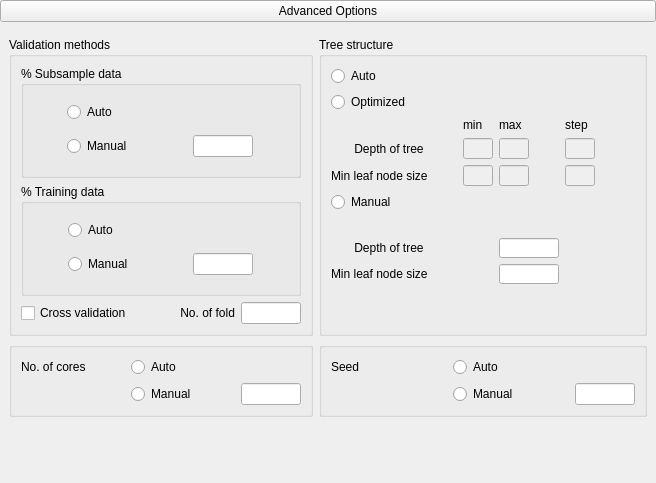
    <widget class="QWidget" name="advancedBox" native="true">
     <layout class="QGridLayout" name="gridLayout_2">
      <property name="leftMargin">
       <number>0</number>
      </property>
      <property name="topMargin">
       <number>0</number>
      </property>
      <property name="rightMargin">
       <number>0</number>
      </property>
      <item row="3" column="0" rowspan="2" colspan="2">
       <widget class="QWidget" name="advancedOptions" native="true">
        <layout class="QGridLayout" name="gridLayout_7">
         <item row="2" column="0">
          <widget class="GroupBox" name="bayesFactorType_4">
           <property name="title">
            <string>Validation methods</string>
           </property>
           <property name="flat">
            <bool>false</bool>
           </property>
           <layout class="QGridLayout" name="gridLayout_21">
            <item row="1" column="0" colspan="3">
             <widget class="BoundGroupBox" name="testBox">
              <property name="title">
               <string>% Training data</string>
              </property>
              <layout class="QGridLayout" name="gridLayout_13">
               <item row="4" column="0">
                <widget class="QRadioButton" name="manual_percentageTrain">
                 <property name="maximumSize">
                  <size>
                   <width>84</width>
                   <height>16777215</height>
                  </size>
                 </property>
                 <property name="text">
                  <string>Manual </string>
                 </property>
                </widget>
               </item>
               <item row="3" column="0">
                <widget class="QRadioButton" name="auto_percentageTrain">
                 <property name="text">
                  <string>Auto</string>
                 </property>
                </widget>
               </item>
               <item row="4" column="1">
                <widget class="BoundTextBox" name="value_percentageTraining">
                 <property name="enabled">
                  <bool>true</bool>
                 </property>
                 <property name="sizePolicy">
                  <sizepolicy hsizetype="Fixed" vsizetype="Preferred">
                   <horstretch>0</horstretch>
                   <verstretch>0</verstretch>
                  </sizepolicy>
                 </property>
                 <property name="minimumSize">
                  <size>
                   <width>60</width>
                   <height>0</height>
                  </size>
                 </property>
                 <property name="maximumSize">
                  <size>
                   <width>60</width>
                   <height>16777215</height>
                  </size>
                 </property>
                </widget>
               </item>
              </layout>
             </widget>
            </item>
            <item row="3" column="0">
             <widget class="BoundCheckBox" name="methodCV">
              <property name="minimumSize">
               <size>
                <width>140</width>
                <height>0</height>
               </size>
              </property>
              <property name="text">
               <string>Cross validation</string>
              </property>
             </widget>
            </item>
            <item row="0" column="0" colspan="3">
             <widget class="BoundGroupBox" name="OOBBox">
              <property name="title">
               <string>% Subsample data</string>
              </property>
              <property name="flat">
               <bool>false</bool>
              </property>
              <layout class="QGridLayout" name="gridLayout_20">
               <item row="11" column="0">
                <widget class="QRadioButton" name="manual_subsample">
                 <property name="text">
                  <string>Manual</string>
                 </property>
                </widget>
               </item>
               <item row="1" column="0">
                <widget class="QRadioButton" name="auto_subsample">
                 <property name="minimumSize">
                  <size>
                   <width>86</width>
                   <height>0</height>
                  </size>
                 </property>
                 <property name="maximumSize">
                  <size>
                   <width>86</width>
                   <height>16777215</height>
                  </size>
                 </property>
                 <property name="text">
                  <string>Auto </string>
                 </property>
                </widget>
               </item>
               <item row="11" column="1">
                <widget class="BoundTextBox" name="value_subsample">
                 <property name="enabled">
                  <bool>true</bool>
                 </property>
                 <property name="sizePolicy">
                  <sizepolicy hsizetype="Fixed" vsizetype="Preferred">
                   <horstretch>0</horstretch>
                   <verstretch>0</verstretch>
                  </sizepolicy>
                 </property>
                 <property name="minimumSize">
                  <size>
                   <width>60</width>
                   <height>0</height>
                  </size>
                 </property>
                 <property name="maximumSize">
                  <size>
                   <width>60</width>
                   <height>16777215</height>
                  </size>
                 </property>
                </widget>
               </item>
              </layout>
             </widget>
            </item>
            <item row="3" column="1">
             <widget class="QLabel" name="label_9">
              <property name="enabled">
               <bool>true</bool>
              </property>
              <property name="maximumSize">
               <size>
                <width>80</width>
                <height>16777215</height>
               </size>
              </property>
              <property name="text">
               <string>    No. of fold</string>
              </property>
             </widget>
            </item>
            <item row="3" column="2">
             <widget class="BoundTextBox" name="value_numberOfFold">
              <property name="enabled">
               <bool>true</bool>
              </property>
              <property name="sizePolicy">
               <sizepolicy hsizetype="Fixed" vsizetype="Preferred">
                <horstretch>0</horstretch>
                <verstretch>0</verstretch>
               </sizepolicy>
              </property>
              <property name="minimumSize">
               <size>
                <width>60</width>
                <height>0</height>
               </size>
              </property>
              <property name="maximumSize">
               <size>
                <width>60</width>
                <height>16777215</height>
               </size>
              </property>
             </widget>
            </item>
           </layout>
          </widget>
         </item>
         <item row="7" column="0">
          <widget class="QWidget" name="widget_3" native="true">
           <widget class="QWidget" name="widget_4" native="true">
            <property name="geometry">
             <rect>
              <x>80</x>
              <y>0</y>
              <width>10</width>
              <height>16</height>
             </rect>
            </property>
            <property name="minimumSize">
             <size>
              <width>10</width>
              <height>0</height>
             </size>
            </property>
            <property name="maximumSize">
             <size>
              <width>10</width>
              <height>16777215</height>
             </size>
            </property>
           </widget>
           <widget class="QWidget" name="widget_5" native="true">
            <property name="geometry">
             <rect>
              <x>110</x>
              <y>50</y>
              <width>120</width>
              <height>80</height>
             </rect>
            </property>
           </widget>
          </widget>
         </item>
         <item row="4" column="3">
          <widget class="BoundGroupBox" name="seedBox">
           <property name="title">
            <string/>
           </property>
           <property name="flat">
            <bool>false</bool>
           </property>
           <layout class="QGridLayout" name="gridLayout_19">
            <item row="0" column="1">
             <widget class="QRadioButton" name="auto_seed">
              <property name="text">
               <string>Auto</string>
              </property>
             </widget>
            </item>
            <item row="1" column="2">
             <widget class="BoundTextBox" name="value_seed">
              <property name="enabled">
               <bool>true</bool>
              </property>
              <property name="sizePolicy">
               <sizepolicy hsizetype="Fixed" vsizetype="Preferred">
                <horstretch>0</horstretch>
                <verstretch>0</verstretch>
               </sizepolicy>
              </property>
              <property name="minimumSize">
               <size>
                <width>60</width>
                <height>0</height>
               </size>
              </property>
              <property name="maximumSize">
               <size>
                <width>60</width>
                <height>16777215</height>
               </size>
              </property>
             </widget>
            </item>
            <item row="0" column="0">
             <widget class="QLabel" name="label_15">
              <property name="text">
               <string>Seed</string>
              </property>
             </widget>
            </item>
            <item row="1" column="1">
             <widget class="QRadioButton" name="manual_seed">
              <property name="text">
               <string>Manual</string>
              </property>
             </widget>
            </item>
           </layout>
          </widget>
         </item>
         <item row="4" column="0">
          <widget class="BoundGroupBox" name="coreBox">
           <property name="title">
            <string/>
           </property>
           <property name="flat">
            <bool>false</bool>
           </property>
           <layout class="QGridLayout" name="gridLayout_10">
            <item row="0" column="1">
             <widget class="QRadioButton" name="auto_numberOfCore">
              <property name="text">
               <string>Auto</string>
              </property>
             </widget>
            </item>
            <item row="1" column="2">
             <widget class="BoundTextBox" name="value_numberOfCore">
              <property name="enabled">
               <bool>true</bool>
              </property>
              <property name="sizePolicy">
               <sizepolicy hsizetype="Fixed" vsizetype="Preferred">
                <horstretch>0</horstretch>
                <verstretch>0</verstretch>
               </sizepolicy>
              </property>
              <property name="minimumSize">
               <size>
                <width>60</width>
                <height>0</height>
               </size>
              </property>
              <property name="maximumSize">
               <size>
                <width>60</width>
                <height>16777215</height>
               </size>
              </property>
             </widget>
            </item>
            <item row="0" column="0">
             <widget class="QLabel" name="label_14">
              <property name="text">
               <string>No. of cores</string>
              </property>
             </widget>
            </item>
            <item row="1" column="1">
             <widget class="QRadioButton" name="manual_numberOfCore">
              <property name="text">
               <string>Manual</string>
              </property>
             </widget>
            </item>
           </layout>
          </widget>
         </item>
         <item row="7" column="3">
          <spacer name="verticalSpacer_6">
           <property name="orientation">
            <enum>Qt::Vertical</enum>
           </property>
           <property name="sizeHint" stdset="0">
            <size>
             <width>20</width>
             <height>40</height>
            </size>
           </property>
          </spacer>
         </item>
         <item row="2" column="3">
          <widget class="BoundGroupBox" name="TreeStructureBox">
           <property name="minimumSize">
            <size>
             <width>325</width>
             <height>285</height>
            </size>
           </property>
           <property name="title">
            <string>Tree structure</string>
           </property>
           <layout class="QGridLayout" name="gridLayout_14">
            <item row="5" column="4">
             <widget class="BoundTextBox" name="value_MinTermNodeSideMax">
              <property name="enabled">
               <bool>false</bool>
              </property>
              <property name="minimumSize">
               <size>
                <width>30</width>
                <height>21</height>
               </size>
              </property>
              <property name="maximumSize">
               <size>
                <width>30</width>
                <height>21</height>
               </size>
              </property>
             </widget>
            </item>
            <item row="6" column="1">
             <widget class="QRadioButton" name="manual_TS">
              <property name="text">
               <string>Manual</string>
              </property>
             </widget>
            </item>
            <item row="8" column="1" colspan="3">
             <widget class="QLabel" name="label_16">
              <property name="enabled">
               <bool>true</bool>
              </property>
              <property name="text">
               <string>       Depth of tree</string>
              </property>
             </widget>
            </item>
            <item row="5" column="5">
             <widget class="BoundTextBox" name="value_MinTermNodeSideStep">
              <property name="enabled">
               <bool>false</bool>
              </property>
              <property name="minimumSize">
               <size>
                <width>30</width>
                <height>21</height>
               </size>
              </property>
              <property name="maximumSize">
               <size>
                <width>30</width>
                <height>21</height>
               </size>
              </property>
             </widget>
            </item>
            <item row="4" column="5">
             <widget class="BoundTextBox" name="value_depthOfTreeStep">
              <property name="enabled">
               <bool>false</bool>
              </property>
              <property name="minimumSize">
               <size>
                <width>30</width>
                <height>21</height>
               </size>
              </property>
              <property name="maximumSize">
               <size>
                <width>30</width>
                <height>21</height>
               </size>
              </property>
             </widget>
            </item>
            <item row="9" column="4">
             <widget class="BoundTextBox" name="value_MinTermNodeSide">
              <property name="enabled">
               <bool>true</bool>
              </property>
              <property name="sizePolicy">
               <sizepolicy hsizetype="Fixed" vsizetype="Preferred">
                <horstretch>0</horstretch>
                <verstretch>0</verstretch>
               </sizepolicy>
              </property>
              <property name="minimumSize">
               <size>
                <width>60</width>
                <height>20</height>
               </size>
              </property>
              <property name="maximumSize">
               <size>
                <width>60</width>
                <height>20</height>
               </size>
              </property>
             </widget>
            </item>
            <item row="1" column="1">
             <widget class="QRadioButton" name="auto_TS">
              <property name="text">
               <string>Auto</string>
              </property>
             </widget>
            </item>
            <item row="2" column="1">
             <widget class="QRadioButton" name="optimized_TS">
              <property name="text">
               <string>Optimized</string>
              </property>
             </widget>
            </item>
            <item row="9" column="1" colspan="3">
             <widget class="QLabel" name="label_20">
              <property name="text">
               <string>Min leaf node size</string>
              </property>
             </widget>
            </item>
            <item row="5" column="3">
             <widget class="BoundTextBox" name="value_MinTermNodeSideMin">
              <property name="enabled">
               <bool>false</bool>
              </property>
              <property name="minimumSize">
               <size>
                <width>30</width>
                <height>21</height>
               </size>
              </property>
              <property name="maximumSize">
               <size>
                <width>30</width>
                <height>21</height>
               </size>
              </property>
             </widget>
            </item>
            <item row="3" column="3">
             <widget class="QLabel" name="label_7">
              <property name="text">
               <string>min</string>
              </property>
             </widget>
            </item>
            <item row="8" column="4">
             <widget class="BoundTextBox" name="value_depthOfTree">
              <property name="enabled">
               <bool>true</bool>
              </property>
              <property name="sizePolicy">
               <sizepolicy hsizetype="Fixed" vsizetype="Preferred">
                <horstretch>0</horstretch>
                <verstretch>0</verstretch>
               </sizepolicy>
              </property>
              <property name="minimumSize">
               <size>
                <width>60</width>
                <height>20</height>
               </size>
              </property>
              <property name="maximumSize">
               <size>
                <width>60</width>
                <height>20</height>
               </size>
              </property>
             </widget>
            </item>
            <item row="5" column="1">
             <widget class="QLabel" name="label_12">
              <property name="minimumSize">
               <size>
                <width>110</width>
                <height>0</height>
               </size>
              </property>
              <property name="maximumSize">
               <size>
                <width>110</width>
                <height>16777215</height>
               </size>
              </property>
              <property name="text">
               <string>Min leaf node size</string>
              </property>
             </widget>
            </item>
            <item row="3" column="4">
             <widget class="QLabel" name="label_10">
              <property name="text">
               <string>max</string>
              </property>
             </widget>
            </item>
            <item row="3" column="5">
             <widget class="QLabel" name="label_11">
              <property name="text">
               <string>step</string>
              </property>
             </widget>
            </item>
            <item row="4" column="3">
             <widget class="BoundTextBox" name="value_depthOfTreeMin">
              <property name="enabled">
               <bool>false</bool>
              </property>
              <property name="minimumSize">
               <size>
                <width>30</width>
                <height>21</height>
               </size>
              </property>
              <property name="maximumSize">
               <size>
                <width>30</width>
                <height>21</height>
               </size>
              </property>
             </widget>
            </item>
            <item row="7" column="4">
             <widget class="QLabel" name="label_13">
              <property name="text">
               <string/>
              </property>
             </widget>
            </item>
            <item row="10" column="3">
             <spacer name="verticalSpacer_2">
              <property name="orientation">
               <enum>Qt::Vertical</enum>
              </property>
              <property name="sizeHint" stdset="0">
               <size>
                <width>20</width>
                <height>40</height>
               </size>
              </property>
             </spacer>
            </item>
            <item row="4" column="4">
             <widget class="BoundTextBox" name="value_depthOfTreeMax">
              <property name="enabled">
               <bool>false</bool>
              </property>
              <property name="minimumSize">
               <size>
                <width>30</width>
                <height>21</height>
               </size>
              </property>
              <property name="maximumSize">
               <size>
                <width>30</width>
                <height>21</height>
               </size>
              </property>
             </widget>
            </item>
            <item row="4" column="1">
             <widget class="QLabel" name="label_8">
              <property name="minimumSize">
               <size>
                <width>120</width>
                <height>0</height>
               </size>
              </property>
              <property name="maximumSize">
               <size>
                <width>190</width>
                <height>16777215</height>
               </size>
              </property>
              <property name="text">
               <string>       Depth of tree</string>
              </property>
             </widget>
            </item>
            <item row="4" column="6">
             <spacer name="horizontalSpacer">
              <property name="orientation">
               <enum>Qt::Horizontal</enum>
              </property>
              <property name="sizeType">
               <enum>QSizePolicy::Ignored</enum>
              </property>
              <property name="sizeHint" stdset="0">
               <size>
                <width>40</width>
                <height>20</height>
               </size>
              </property>
             </spacer>
            </item>
            <item row="8" column="6">
             <spacer name="horizontalSpacer_2">
              <property name="orientation">
               <enum>Qt::Horizontal</enum>
              </property>
              <property name="sizeType">
               <enum>QSizePolicy::Ignored</enum>
              </property>
              <property name="sizeHint" stdset="0">
               <size>
                <width>40</width>
                <height>20</height>
               </size>
              </property>
             </spacer>
            </item>
            <item row="1" column="6">
             <spacer name="horizontalSpacer_3">
              <property name="orientation">
               <enum>Qt::Horizontal</enum>
              </property>
              <property name="sizeHint" stdset="0">
               <size>
                <width>40</width>
                <height>20</height>
               </size>
              </property>
             </spacer>
            </item>
           </layout>
          </widget>
         </item>
        </layout>
       </widget>
      </item>
      <item row="0" column="0" rowspan="2" colspan="2">
       <widget class="ExpanderButton" name="expanderAdvanced">
        <property name="text">
         <string>Advanced Options</string>
        </property>
       </widget>
      </item>
     </layout>
    </widget>
